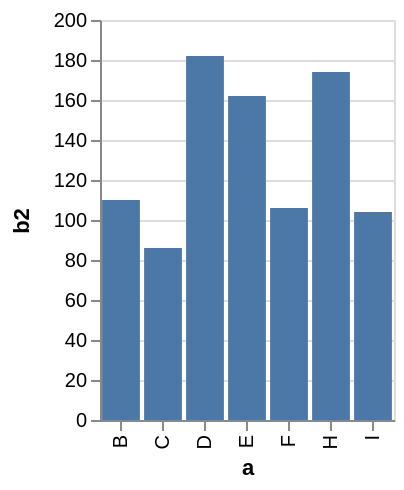

Write the Vega-Lite specification saved for this chart.
### Vega specification from a JSON file in a GitHub repository (floating-point values rounded to 4 significant figures)
{"$schema": "https://vega.github.io/schema/vega/v3.0.json", "description": "A simple bar chart with embedded data that uses a filter and calculate.", "autosize": "pad", "padding": 5, "height": 200, "style": "cell", "data": [{"name": "source_0", "values": [{"a": "A", "b": 28}, {"a": "B", "b": 55}, {"a": "C", "b": 43}, {"a": "G", "b": 19}, {"a": "H", "b": 87}, {"a": "I", "b": 52}, {"a": "D", "b": 91}, {"a": "E", "b": 81}, {"a": "F", "b": 53}]}, {"name": "data_0", "source": "source_0", "transform": [{"type": "formula", "expr": "2*datum.b", "as": "b2"}, {"type": "filter", "expr": "datum.b2 > 60"}, {"type": "filter", "expr": "datum[\"b2\"] !== null && !isNaN(datum[\"b2\"])"}]}], "signals": [{"name": "x_step", "value": 21}, {"name": "width", "update": "bandspace(domain('x').length, 0.1, 0.05) * x_step"}], "marks": [{"name": "marks", "type": "rect", "style": ["bar"], "from": {"data": "data_0"}, "encode": {"update": {"x": {"scale": "x", "field": "a"}, "width": {"scale": "x", "band": true}, "y": {"scale": "y", "field": "b2"}, "y2": {"scale": "y", "value": 0}, "fill": {"value": "#4c78a8"}}}}], "scales": [{"name": "x", "type": "band", "domain": {"data": "data_0", "field": "a", "sort": true}, "range": {"step": {"signal": "x_step"}}, "paddingInner": 0.1, "paddingOuter": 0.05}, {"name": "y", "type": "linear", "domain": {"data": "data_0", "field": "b2"}, "range": [{"signal": "height"}, 0], "nice": true, "zero": true}], "axes": [{"scale": "x", "orient": "bottom", "labelOverlap": true, "title": "a", "zindex": 1, "encode": {"labels": {"update": {"angle": {"value": 270}, "align": {"value": "right"}, "baseline": {"value": "middle"}}}}}, {"scale": "y", "orient": "left", "labelOverlap": true, "tickCount": {"signal": "ceil(height/30)"}, "title": "b2", "zindex": 1}, {"scale": "y", "orient": "left", "domain": false, "grid": true, "labels": false, "maxExtent": 0, "minExtent": 0, "tickCount": {"signal": "ceil(height/30)"}, "ticks": false, "zindex": 0, "gridScale": "x"}], "config": {"axisY": {"minExtent": 30}}}
